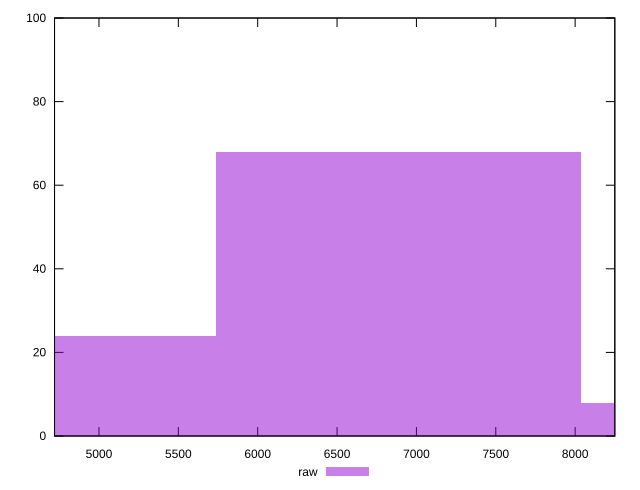

This figure's gnuplot source:
reset

$raw <<EOF
6887.188791647187 68
4591.459194431458 24
9182.918388862916 8
EOF

set key outside below
set boxwidth 2295.729597215729
set xrange [4720:8250]
set yrange [0:100]
set trange [0:100]
set style fill transparent solid 0.5 noborder
set terminal svg size 640, 490 enhanced background rgb 'white'
set output "reprap/uses-http2/samples/pages+cached+noexternal/raw/histogram.svg"

plot $raw title "raw" with boxes

reset
